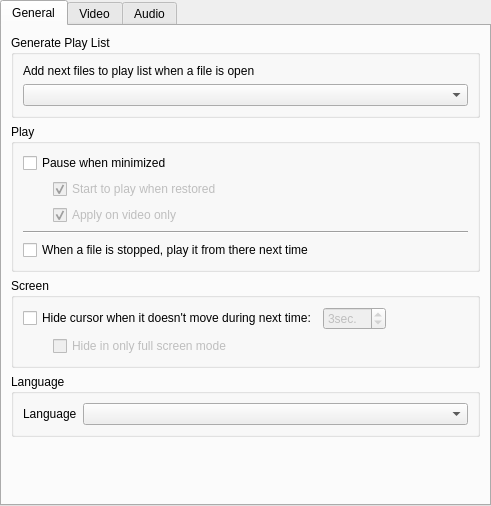
<ui version="4.0" >
 <class>PrefStack</class>
 <widget class="QStackedWidget" name="PrefStack" >
  <property name="geometry" >
   <rect>
    <x>0</x>
    <y>0</y>
    <width>491</width>
    <height>506</height>
   </rect>
  </property>
  <property name="currentIndex" >
   <number>0</number>
  </property>
  <widget class="QWidget" name="general" >
   <layout class="QVBoxLayout" name="verticalLayout_19" >
    <property name="margin" >
     <number>0</number>
    </property>
    <item>
     <widget class="QTabWidget" name="tabWidget_2" >
      <property name="currentIndex" >
       <number>0</number>
      </property>
      <widget class="QWidget" name="tab" >
       <attribute name="title" >
        <string>General</string>
       </attribute>
       <layout class="QVBoxLayout" name="verticalLayout_18" >
        <item>
         <widget class="QGroupBox" name="groupBox_4" >
          <property name="title" >
           <string>Generate Play List</string>
          </property>
          <layout class="QVBoxLayout" name="verticalLayout" >
           <item>
            <widget class="QLabel" name="label_6" >
             <property name="text" >
              <string>Add next files to play list when a file is open</string>
             </property>
            </widget>
           </item>
           <item>
            <widget class="QComboBox" name="autoAdd" >
             <property name="sizePolicy" >
              <sizepolicy vsizetype="Fixed" hsizetype="Expanding" >
               <horstretch>0</horstretch>
               <verstretch>0</verstretch>
              </sizepolicy>
             </property>
            </widget>
           </item>
          </layout>
         </widget>
        </item>
        <item>
         <widget class="QGroupBox" name="groupBox_5" >
          <property name="title" >
           <string>Play</string>
          </property>
          <layout class="QVBoxLayout" name="verticalLayout_4" >
           <item>
            <widget class="QCheckBox" name="pauseMinimized" >
             <property name="text" >
              <string>Pause when minimized</string>
             </property>
            </widget>
           </item>
           <item>
            <layout class="QGridLayout" name="gridLayout_6" >
             <item row="0" column="0" >
              <spacer name="spacer" >
               <property name="orientation" >
                <enum>Qt::Horizontal</enum>
               </property>
               <property name="sizeType" >
                <enum>QSizePolicy::Fixed</enum>
               </property>
               <property name="sizeHint" stdset="0" >
                <size>
                 <width>30</width>
                 <height>20</height>
                </size>
               </property>
              </spacer>
             </item>
             <item row="0" column="1" >
              <widget class="QCheckBox" name="playRestored" >
               <property name="enabled" >
                <bool>false</bool>
               </property>
               <property name="text" >
                <string>Start to play when restored</string>
               </property>
               <property name="checked" >
                <bool>true</bool>
               </property>
              </widget>
             </item>
             <item row="1" column="0" >
              <spacer name="horizontalSpacer_7" >
               <property name="orientation" >
                <enum>Qt::Horizontal</enum>
               </property>
               <property name="sizeType" >
                <enum>QSizePolicy::Fixed</enum>
               </property>
               <property name="sizeHint" stdset="0" >
                <size>
                 <width>30</width>
                 <height>20</height>
                </size>
               </property>
              </spacer>
             </item>
             <item row="1" column="1" >
              <widget class="QCheckBox" name="pauseVideoOnly" >
               <property name="enabled" >
                <bool>false</bool>
               </property>
               <property name="text" >
                <string>Apply on video only</string>
               </property>
               <property name="checked" >
                <bool>true</bool>
               </property>
              </widget>
             </item>
            </layout>
           </item>
           <item>
            <widget class="Line" name="line" >
             <property name="orientation" >
              <enum>Qt::Horizontal</enum>
             </property>
            </widget>
           </item>
           <item>
            <widget class="QCheckBox" name="startStopped" >
             <property name="text" >
              <string>When a file is stopped, play it from there next time</string>
             </property>
            </widget>
           </item>
          </layout>
         </widget>
        </item>
        <item>
         <widget class="QGroupBox" name="groupBox_10" >
          <property name="title" >
           <string>Screen</string>
          </property>
          <layout class="QVBoxLayout" name="verticalLayout_5" >
           <item>
            <layout class="QHBoxLayout" name="horizontalLayout" >
             <item>
              <widget class="QCheckBox" name="hideCursor" >
               <property name="text" >
                <string>Hide cursor when it doesn't move during next time:</string>
               </property>
              </widget>
             </item>
             <item>
              <widget class="QSpinBox" name="hideDelay" >
               <property name="enabled" >
                <bool>false</bool>
               </property>
               <property name="accelerated" >
                <bool>true</bool>
               </property>
               <property name="suffix" >
                <string>sec.</string>
               </property>
               <property name="minimum" >
                <number>1</number>
               </property>
               <property name="value" >
                <number>3</number>
               </property>
              </widget>
             </item>
             <item>
              <spacer name="horizontalSpacer_8" >
               <property name="orientation" >
                <enum>Qt::Horizontal</enum>
               </property>
               <property name="sizeHint" stdset="0" >
                <size>
                 <width>0</width>
                 <height>0</height>
                </size>
               </property>
              </spacer>
             </item>
            </layout>
           </item>
           <item>
            <layout class="QHBoxLayout" name="horizontalLayout_2" >
             <item>
              <spacer name="horizontalSpacer_9" >
               <property name="orientation" >
                <enum>Qt::Horizontal</enum>
               </property>
               <property name="sizeType" >
                <enum>QSizePolicy::Fixed</enum>
               </property>
               <property name="sizeHint" stdset="0" >
                <size>
                 <width>30</width>
                 <height>20</height>
                </size>
               </property>
              </spacer>
             </item>
             <item>
              <widget class="QCheckBox" name="hideInFullScreen" >
               <property name="enabled" >
                <bool>false</bool>
               </property>
               <property name="text" >
                <string>Hide in only full screen mode</string>
               </property>
              </widget>
             </item>
            </layout>
           </item>
          </layout>
         </widget>
        </item>
        <item>
         <widget class="QGroupBox" name="groupBox_9" >
          <property name="title" >
           <string>Language</string>
          </property>
          <layout class="QGridLayout" name="gridLayout_5" >
           <item row="0" column="0" >
            <widget class="QLabel" name="label_22" >
             <property name="text" >
              <string>Language</string>
             </property>
            </widget>
           </item>
           <item row="0" column="1" >
            <widget class="QComboBox" name="lang" >
             <property name="sizePolicy" >
              <sizepolicy vsizetype="Fixed" hsizetype="Expanding" >
               <horstretch>0</horstretch>
               <verstretch>0</verstretch>
              </sizepolicy>
             </property>
            </widget>
           </item>
          </layout>
         </widget>
        </item>
        <item>
         <spacer name="spacer_11" >
          <property name="orientation" >
           <enum>Qt::Vertical</enum>
          </property>
          <property name="sizeHint" stdset="0" >
           <size>
            <width>0</width>
            <height>31</height>
           </size>
          </property>
         </spacer>
        </item>
       </layout>
      </widget>
      <widget class="QWidget" name="tab_2" >
       <attribute name="title" >
        <string>Video</string>
       </attribute>
       <layout class="QVBoxLayout" name="verticalLayout_22" >
        <item>
         <widget class="QGroupBox" name="groupBox_14" >
          <property name="title" >
           <string>Equalizer</string>
          </property>
          <layout class="QVBoxLayout" name="verticalLayout_20" >
           <item>
            <widget class="QCheckBox" name="softEq" >
             <property name="text" >
              <string>Use software equalizer when it is supported by play engine</string>
             </property>
            </widget>
           </item>
          </layout>
         </widget>
        </item>
        <item>
         <spacer name="spacer_10" >
          <property name="orientation" >
           <enum>Qt::Vertical</enum>
          </property>
          <property name="sizeHint" stdset="0" >
           <size>
            <width>0</width>
            <height>183</height>
           </size>
          </property>
         </spacer>
        </item>
       </layout>
      </widget>
      <widget class="QWidget" name="tab_3" >
       <attribute name="title" >
        <string>Audio</string>
       </attribute>
       <layout class="QVBoxLayout" name="verticalLayout_23" >
        <item>
         <widget class="QGroupBox" name="groupBox_15" >
          <property name="title" >
           <string>Volume</string>
          </property>
          <layout class="QVBoxLayout" name="verticalLayout_17" >
           <item>
            <widget class="QCheckBox" name="volnorm" >
             <property name="text" >
              <string>Normalize volume</string>
             </property>
            </widget>
           </item>
          </layout>
         </widget>
        </item>
        <item>
         <spacer name="spacer_8" >
          <property name="orientation" >
           <enum>Qt::Vertical</enum>
          </property>
          <property name="sizeHint" stdset="0" >
           <size>
            <width>0</width>
            <height>288</height>
           </size>
          </property>
         </spacer>
        </item>
       </layout>
      </widget>
     </widget>
    </item>
   </layout>
  </widget>
  <widget class="QWidget" name="subtitle" >
   <layout class="QVBoxLayout" name="verticalLayout_12" >
    <property name="spacing" >
     <number>0</number>
    </property>
    <property name="margin" >
     <number>0</number>
    </property>
    <item>
     <widget class="QTabWidget" name="tabs" >
      <property name="currentIndex" >
       <number>0</number>
      </property>
      <widget class="QWidget" name="widget_3" >
       <attribute name="title" >
        <string>Load Subtitle</string>
       </attribute>
       <layout class="QVBoxLayout" name="verticalLayout_6" >
        <item>
         <widget class="QGroupBox" name="groupBox_3" >
          <property name="title" >
           <string>Automatic Load</string>
          </property>
          <layout class="QVBoxLayout" name="verticalLayout_7" >
           <item>
            <widget class="QLabel" name="label_2" >
             <property name="text" >
              <string>Load next subtitles when a file to play is open</string>
             </property>
            </widget>
           </item>
           <item>
            <widget class="QComboBox" name="autoLoad" >
             <property name="sizeAdjustPolicy" >
              <enum>QComboBox::AdjustToContents</enum>
             </property>
            </widget>
           </item>
          </layout>
         </widget>
        </item>
        <item>
         <widget class="QGroupBox" name="groupBox_6" >
          <property name="title" >
           <string>Auto selection</string>
          </property>
          <layout class="QVBoxLayout" name="verticalLayout_8" >
           <item>
            <widget class="QLabel" name="label_3" >
             <property name="text" >
              <string>Select next subtitles in loading ones</string>
             </property>
            </widget>
           </item>
           <item>
            <widget class="QComboBox" name="autoSelect" >
             <property name="sizeAdjustPolicy" >
              <enum>QComboBox::AdjustToContents</enum>
             </property>
            </widget>
           </item>
          </layout>
         </widget>
        </item>
        <item>
         <widget class="QGroupBox" name="auto_load_group" >
          <property name="title" >
           <string>Default Encoding</string>
          </property>
          <property name="checkable" >
           <bool>false</bool>
          </property>
          <layout class="QVBoxLayout" name="verticalLayout_9" >
           <item>
            <widget class="QLabel" name="label_5" >
             <property name="text" >
              <string>Open subtitle file with next encoding</string>
             </property>
            </widget>
           </item>
           <item>
            <widget class="EncodingComboBox" name="encoding" >
             <property name="editable" >
              <bool>true</bool>
             </property>
             <property name="sizeAdjustPolicy" >
              <enum>QComboBox::AdjustToContentsOnFirstShow</enum>
             </property>
            </widget>
           </item>
          </layout>
         </widget>
        </item>
        <item>
         <spacer name="spacer_9" >
          <property name="orientation" >
           <enum>Qt::Vertical</enum>
          </property>
          <property name="sizeHint" stdset="0" >
           <size>
            <width>0</width>
            <height>0</height>
           </size>
          </property>
         </spacer>
        </item>
       </layout>
      </widget>
      <widget class="QWidget" name="widget_2" >
       <attribute name="title" >
        <string>Subtitle Display</string>
       </attribute>
       <layout class="QVBoxLayout" name="verticalLayout_10" >
        <item>
         <widget class="QGroupBox" name="groupBox_7" >
          <property name="title" >
           <string>Subtitle OSD</string>
          </property>
          <layout class="QVBoxLayout" name="verticalLayout_11" >
           <item>
            <widget class="PrefOsdWidget" native="1" name="subOsd" />
           </item>
          </layout>
         </widget>
        </item>
        <item>
         <spacer name="verticalSpacer_4" >
          <property name="orientation" >
           <enum>Qt::Vertical</enum>
          </property>
          <property name="sizeHint" stdset="0" >
           <size>
            <width>0</width>
            <height>0</height>
           </size>
          </property>
         </spacer>
        </item>
       </layout>
      </widget>
      <widget class="QWidget" name="widget_4" >
       <attribute name="title" >
        <string>Unified/Multi-Subtitle</string>
       </attribute>
       <layout class="QVBoxLayout" name="verticalLayout_13" >
        <item>
         <widget class="QLabel" name="label_7" >
          <property name="text" >
           <string>You can specify the order of unified(mulit) subtitles with the 'Name' property in subtitle file.
If not specified, They will be displayed in selected order.
e.g.: English, Korean</string>
          </property>
          <property name="wordWrap" >
           <bool>true</bool>
          </property>
         </widget>
        </item>
        <item>
         <widget class="SimpleListWidget" native="1" name="priority" />
        </item>
        <item>
         <spacer name="spacer_2" >
          <property name="orientation" >
           <enum>Qt::Vertical</enum>
          </property>
          <property name="sizeHint" stdset="0" >
           <size>
            <width>0</width>
            <height>0</height>
           </size>
          </property>
         </spacer>
        </item>
       </layout>
      </widget>
     </widget>
    </item>
   </layout>
  </widget>
  <widget class="QWidget" name="iface" >
   <layout class="QVBoxLayout" name="verticalLayout_2" >
    <property name="spacing" >
     <number>0</number>
    </property>
    <property name="margin" >
     <number>0</number>
    </property>
    <item>
     <widget class="QTabWidget" name="tabWidget" >
      <property name="currentIndex" >
       <number>1</number>
      </property>
      <widget class="QWidget" name="widget_5" >
       <attribute name="title" >
        <string>Shortcut</string>
       </attribute>
       <layout class="QVBoxLayout" name="verticalLayout_3" >
        <item>
         <widget class="QTreeWidget" name="shortcutTree" >
          <property name="alternatingRowColors" >
           <bool>true</bool>
          </property>
          <column>
           <property name="text" >
            <string>Menu</string>
           </property>
          </column>
          <column>
           <property name="text" >
            <string>Shortcut1</string>
           </property>
          </column>
          <column>
           <property name="text" >
            <string>Shortcut2</string>
           </property>
          </column>
          <column>
           <property name="text" >
            <string>Shortcut3</string>
           </property>
          </column>
          <column>
           <property name="text" >
            <string>Shortcut4</string>
           </property>
          </column>
         </widget>
        </item>
        <item>
         <layout class="QHBoxLayout" name="_3" >
          <item>
           <widget class="QLabel" name="label" >
            <property name="sizePolicy" >
             <sizepolicy vsizetype="Preferred" hsizetype="Minimum" >
              <horstretch>0</horstretch>
              <verstretch>0</verstretch>
             </sizepolicy>
            </property>
            <property name="text" >
             <string>Change:</string>
            </property>
           </widget>
          </item>
          <item>
           <widget class="QPushButton" name="shortcut1" >
            <property name="sizePolicy" >
             <sizepolicy vsizetype="Fixed" hsizetype="Expanding" >
              <horstretch>0</horstretch>
              <verstretch>0</verstretch>
             </sizepolicy>
            </property>
            <property name="text" >
             <string>Shortcut1</string>
            </property>
           </widget>
          </item>
          <item>
           <widget class="QPushButton" name="shortcut2" >
            <property name="sizePolicy" >
             <sizepolicy vsizetype="Fixed" hsizetype="Expanding" >
              <horstretch>0</horstretch>
              <verstretch>0</verstretch>
             </sizepolicy>
            </property>
            <property name="text" >
             <string>Shortcut2</string>
            </property>
           </widget>
          </item>
          <item>
           <widget class="QPushButton" name="shortcut3" >
            <property name="sizePolicy" >
             <sizepolicy vsizetype="Fixed" hsizetype="Expanding" >
              <horstretch>0</horstretch>
              <verstretch>0</verstretch>
             </sizepolicy>
            </property>
            <property name="text" >
             <string>Shortcut3</string>
            </property>
           </widget>
          </item>
          <item>
           <widget class="QPushButton" name="shortcut4" >
            <property name="sizePolicy" >
             <sizepolicy vsizetype="Fixed" hsizetype="Expanding" >
              <horstretch>0</horstretch>
              <verstretch>0</verstretch>
             </sizepolicy>
            </property>
            <property name="text" >
             <string>Shortcut4</string>
            </property>
           </widget>
          </item>
         </layout>
        </item>
       </layout>
      </widget>
      <widget class="QWidget" name="widget_6" >
       <attribute name="title" >
        <string>Mouse</string>
       </attribute>
       <layout class="QVBoxLayout" name="mouseLayout" >
        <item>
         <spacer name="verticalSpacer" >
          <property name="orientation" >
           <enum>Qt::Vertical</enum>
          </property>
          <property name="sizeHint" stdset="0" >
           <size>
            <width>0</width>
            <height>0</height>
           </size>
          </property>
         </spacer>
        </item>
       </layout>
      </widget>
      <widget class="QWidget" name="widget_7" >
       <attribute name="title" >
        <string>Control Step</string>
       </attribute>
       <layout class="QVBoxLayout" name="verticalLayout_21" >
        <item>
         <widget class="QGroupBox" name="groupBox_2" >
          <property name="title" >
           <string>Play</string>
          </property>
          <layout class="QGridLayout" name="gridLayout" >
           <item row="0" column="0" >
            <widget class="QLabel" name="label_15" >
             <property name="text" >
              <string>Seek Step 1</string>
             </property>
             <property name="alignment" >
              <set>Qt::AlignLeading|Qt::AlignLeft|Qt::AlignVCenter</set>
             </property>
            </widget>
           </item>
           <item row="0" column="1" >
            <widget class="QSpinBox" name="seek1" >
             <property name="suffix" >
              <string>sec.</string>
             </property>
             <property name="minimum" >
              <number>1</number>
             </property>
             <property name="maximum" >
              <number>300</number>
             </property>
             <property name="value" >
              <number>5</number>
             </property>
            </widget>
           </item>
           <item row="0" column="2" >
            <widget class="QLabel" name="label_16" >
             <property name="text" >
              <string>Seek Step 2</string>
             </property>
             <property name="alignment" >
              <set>Qt::AlignLeading|Qt::AlignLeft|Qt::AlignVCenter</set>
             </property>
            </widget>
           </item>
           <item row="0" column="3" >
            <widget class="QSpinBox" name="seek2" >
             <property name="suffix" >
              <string>sec.</string>
             </property>
             <property name="minimum" >
              <number>1</number>
             </property>
             <property name="maximum" >
              <number>600</number>
             </property>
             <property name="value" >
              <number>30</number>
             </property>
            </widget>
           </item>
           <item row="0" column="4" >
            <spacer name="horizontalSpacer" >
             <property name="orientation" >
              <enum>Qt::Horizontal</enum>
             </property>
             <property name="sizeHint" stdset="0" >
              <size>
               <width>0</width>
               <height>0</height>
              </size>
             </property>
            </spacer>
           </item>
           <item row="1" column="0" >
            <widget class="QLabel" name="label_17" >
             <property name="text" >
              <string>Seek Step 3</string>
             </property>
            </widget>
           </item>
           <item row="1" column="1" >
            <widget class="QSpinBox" name="seek3" >
             <property name="suffix" >
              <string>sec.</string>
             </property>
             <property name="minimum" >
              <number>1</number>
             </property>
             <property name="maximum" >
              <number>600</number>
             </property>
             <property name="value" >
              <number>60</number>
             </property>
            </widget>
           </item>
           <item row="1" column="2" >
            <widget class="QLabel" name="label_9" >
             <property name="text" >
              <string>Speed Step</string>
             </property>
            </widget>
           </item>
           <item row="1" column="3" >
            <widget class="QSpinBox" name="speed" >
             <property name="suffix" >
              <string>%</string>
             </property>
             <property name="minimum" >
              <number>1</number>
             </property>
             <property name="value" >
              <number>10</number>
             </property>
            </widget>
           </item>
           <item row="1" column="4" >
            <spacer name="horizontalSpacer_4" >
             <property name="orientation" >
              <enum>Qt::Horizontal</enum>
             </property>
             <property name="sizeHint" stdset="0" >
              <size>
               <width>0</width>
               <height>0</height>
              </size>
             </property>
            </spacer>
           </item>
          </layout>
         </widget>
        </item>
        <item>
         <widget class="QGroupBox" name="groupBox_11" >
          <property name="title" >
           <string>Audio</string>
          </property>
          <layout class="QGridLayout" name="gridLayout_2" >
           <item row="0" column="0" >
            <widget class="QLabel" name="label_18" >
             <property name="text" >
              <string>Volum Step</string>
             </property>
             <property name="alignment" >
              <set>Qt::AlignLeading|Qt::AlignLeft|Qt::AlignVCenter</set>
             </property>
            </widget>
           </item>
           <item row="0" column="1" >
            <widget class="QSpinBox" name="volume" >
             <property name="suffix" >
              <string>%</string>
             </property>
             <property name="minimum" >
              <number>1</number>
             </property>
             <property name="maximum" >
              <number>50</number>
             </property>
             <property name="value" >
              <number>2</number>
             </property>
            </widget>
           </item>
           <item row="0" column="2" >
            <widget class="QLabel" name="label_19" >
             <property name="text" >
              <string>Amp. Step</string>
             </property>
             <property name="alignment" >
              <set>Qt::AlignLeading|Qt::AlignLeft|Qt::AlignVCenter</set>
             </property>
            </widget>
           </item>
           <item row="0" column="3" >
            <widget class="QSpinBox" name="amp" >
             <property name="suffix" >
              <string>%</string>
             </property>
             <property name="minimum" >
              <number>1</number>
             </property>
             <property name="maximum" >
              <number>50</number>
             </property>
             <property name="value" >
              <number>10</number>
             </property>
            </widget>
           </item>
           <item row="0" column="4" >
            <spacer name="horizontalSpacer_2" >
             <property name="orientation" >
              <enum>Qt::Horizontal</enum>
             </property>
             <property name="sizeHint" stdset="0" >
              <size>
               <width>0</width>
               <height>0</height>
              </size>
             </property>
            </spacer>
           </item>
          </layout>
         </widget>
        </item>
        <item>
         <widget class="QGroupBox" name="groupBox_13" >
          <property name="title" >
           <string>Video</string>
          </property>
          <layout class="QGridLayout" name="gridLayout_4" >
           <item row="0" column="0" >
            <widget class="QLabel" name="label_12" >
             <property name="text" >
              <string>Brightness Step</string>
             </property>
            </widget>
           </item>
           <item row="0" column="1" >
            <widget class="QSpinBox" name="spinBox" >
             <property name="suffix" >
              <string>%</string>
             </property>
             <property name="minimum" >
              <number>1</number>
             </property>
             <property name="value" >
              <number>1</number>
             </property>
            </widget>
           </item>
           <item row="0" column="2" >
            <widget class="QLabel" name="label_14" >
             <property name="text" >
              <string>Contrast Step</string>
             </property>
            </widget>
           </item>
           <item row="0" column="3" >
            <widget class="QSpinBox" name="spinBox_3" >
             <property name="suffix" >
              <string>%</string>
             </property>
             <property name="minimum" >
              <number>1</number>
             </property>
             <property name="value" >
              <number>1</number>
             </property>
            </widget>
           </item>
           <item row="0" column="4" >
            <spacer name="horizontalSpacer_5" >
             <property name="orientation" >
              <enum>Qt::Horizontal</enum>
             </property>
             <property name="sizeHint" stdset="0" >
              <size>
               <width>106</width>
               <height>0</height>
              </size>
             </property>
            </spacer>
           </item>
           <item row="1" column="0" >
            <widget class="QLabel" name="label_13" >
             <property name="text" >
              <string>Saturation Step</string>
             </property>
            </widget>
           </item>
           <item row="1" column="1" >
            <widget class="QSpinBox" name="spinBox_2" >
             <property name="suffix" >
              <string>%</string>
             </property>
             <property name="minimum" >
              <number>1</number>
             </property>
             <property name="value" >
              <number>1</number>
             </property>
            </widget>
           </item>
           <item row="1" column="2" >
            <widget class="QLabel" name="label_20" >
             <property name="text" >
              <string>Hue Step</string>
             </property>
            </widget>
           </item>
           <item row="1" column="3" >
            <widget class="QSpinBox" name="spinBox_4" >
             <property name="suffix" >
              <string>%</string>
             </property>
             <property name="minimum" >
              <number>1</number>
             </property>
             <property name="value" >
              <number>1</number>
             </property>
            </widget>
           </item>
           <item row="1" column="4" >
            <spacer name="horizontalSpacer_6" >
             <property name="orientation" >
              <enum>Qt::Horizontal</enum>
             </property>
             <property name="sizeHint" stdset="0" >
              <size>
               <width>106</width>
               <height>0</height>
              </size>
             </property>
            </spacer>
           </item>
          </layout>
         </widget>
        </item>
        <item>
         <widget class="QGroupBox" name="groupBox_12" >
          <property name="title" >
           <string>Subtitle</string>
          </property>
          <layout class="QGridLayout" name="gridLayout_3" >
           <item row="0" column="0" >
            <widget class="QLabel" name="label_10" >
             <property name="text" >
              <string>Position Step</string>
             </property>
            </widget>
           </item>
           <item row="0" column="1" >
            <widget class="QSpinBox" name="subPos" >
             <property name="suffix" >
              <string>%</string>
             </property>
             <property name="minimum" >
              <number>1</number>
             </property>
             <property name="value" >
              <number>1</number>
             </property>
            </widget>
           </item>
           <item row="0" column="2" >
            <widget class="QLabel" name="label_11" >
             <property name="text" >
              <string>Sync Delay Step</string>
             </property>
            </widget>
           </item>
           <item row="0" column="4" >
            <spacer name="horizontalSpacer_3" >
             <property name="orientation" >
              <enum>Qt::Horizontal</enum>
             </property>
             <property name="sizeHint" stdset="0" >
              <size>
               <width>0</width>
               <height>0</height>
              </size>
             </property>
            </spacer>
           </item>
           <item row="0" column="3" >
            <widget class="QDoubleSpinBox" name="sync" >
             <property name="suffix" >
              <string>sec.</string>
             </property>
             <property name="minimum" >
              <double>0.010000000000000</double>
             </property>
             <property name="singleStep" >
              <double>0.100000000000000</double>
             </property>
             <property name="value" >
              <double>0.500000000000000</double>
             </property>
            </widget>
           </item>
          </layout>
         </widget>
        </item>
        <item>
         <spacer name="spacer_7" >
          <property name="orientation" >
           <enum>Qt::Vertical</enum>
          </property>
          <property name="sizeHint" stdset="0" >
           <size>
            <width>0</width>
            <height>0</height>
           </size>
          </property>
         </spacer>
        </item>
       </layout>
      </widget>
     </widget>
    </item>
   </layout>
  </widget>
  <widget class="QWidget" name="widget" >
   <layout class="QVBoxLayout" name="verticalLayout_16" >
    <item>
     <widget class="QGroupBox" name="groupBox" >
      <property name="title" >
       <string>Location</string>
      </property>
      <layout class="QVBoxLayout" name="verticalLayout_14" >
       <item>
        <widget class="QLabel" name="label_4" >
         <property name="text" >
          <string>Path where play engine plugins are located</string>
         </property>
        </widget>
       </item>
       <item>
        <layout class="QHBoxLayout" name="_11" >
         <item>
          <widget class="QLineEdit" name="pathEdit" >
           <property name="readOnly" >
            <bool>true</bool>
           </property>
          </widget>
         </item>
         <item>
          <widget class="QPushButton" name="pathButton" >
           <property name="text" >
            <string>Choose</string>
           </property>
          </widget>
         </item>
        </layout>
       </item>
       <item>
        <widget class="QLabel" name="label_21" >
         <property name="text" >
          <string>Warning: You must restart this application if the path changed.</string>
         </property>
        </widget>
       </item>
      </layout>
     </widget>
    </item>
    <item>
     <widget class="QGroupBox" name="groupBox_8" >
      <property name="title" >
       <string>Priority</string>
      </property>
      <layout class="QVBoxLayout" name="verticalLayout_15" >
       <item>
        <widget class="QLabel" name="label_8" >
         <property name="sizePolicy" >
          <sizepolicy vsizetype="Minimum" hsizetype="Preferred" >
           <horstretch>0</horstretch>
           <verstretch>0</verstretch>
          </sizepolicy>
         </property>
         <property name="text" >
          <string>Set priority of play engine for each media type</string>
         </property>
        </widget>
       </item>
       <item>
        <widget class="QTreeWidget" name="media" >
         <property name="rootIsDecorated" >
          <bool>false</bool>
         </property>
         <column>
          <property name="text" >
           <string>Media Type</string>
          </property>
         </column>
        </widget>
       </item>
      </layout>
     </widget>
    </item>
   </layout>
  </widget>
 </widget>
 <customwidgets>
  <customwidget>
   <class>EncodingComboBox</class>
   <extends>QComboBox</extends>
   <header>encodingcombobox.h</header>
  </customwidget>
  <customwidget>
   <class>PrefOsdWidget</class>
   <extends>QWidget</extends>
   <header>prefosdwidget.h</header>
   <container>1</container>
  </customwidget>
  <customwidget>
   <class>SimpleListWidget</class>
   <extends>QWidget</extends>
   <header>simplelistwidget.h</header>
   <container>1</container>
  </customwidget>
 </customwidgets>
 <resources/>
 <connections/>
</ui>
